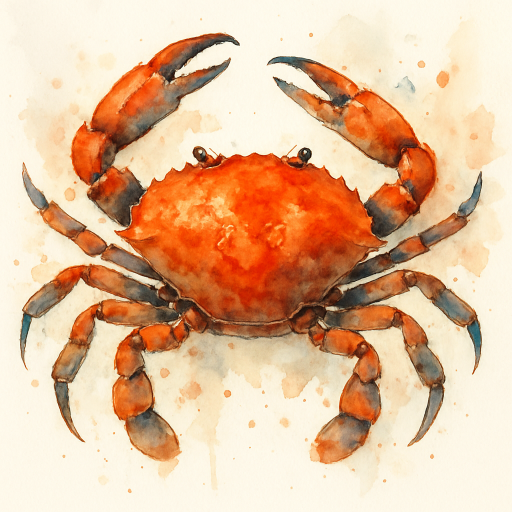
#> input picture images/1.original/crab.png, 1024 x 1024 px (shown at 1/2 size)
$ python -i hatched.py   (imports and definitions only)
#> lines starting #> are read from the running program, lines starting #| are printed output that depends on the picture
import math
import os
import random
from typing import Any, Iterable, Tuple, Union

import cv2
import matplotlib.collections
import matplotlib.colors as mcolors
import matplotlib.pyplot as plt
import numpy as np
import shapely.ops
import svgwrite as svgwrite
from shapely.geometry import LinearRing, MultiLineString, Polygon
from skimage import measure


# [36 lines left out: function _build_circular_hatch, not called in this run]


def _build_diagonal_hatch(delta: float, offset: float, w: int, h: int, angle: float = 45):
    # Keep angle between 0 and 180
    angle = angle % 180
    # Convert angle to rads
    angle_rad = angle * math.pi / 180

    lines = []
    # Draw vertical lines
    if angle == 90:
        for i in np.arange(offset, w + 1, delta):
            start = (i, 0)
            stop = (i, h)
            lines.append([start, stop])

    # Draw horizontal lines
    elif angle == 0:
        for j in np.arange(offset, h + 1, delta):
            start = (0, j)
            stop = (w, j)
            lines.append([start, stop])

    elif angle < 90:
        for i in np.arange(offset, h / math.tan(angle_rad) + w + 1, delta):
            j = abs(i * math.tan(angle_rad))

            if i <= w:
                start = (i, 0)
            else:
                start = (w, (i - w) * j / i)

            if j <= h:
                stop = (0, j)
            else:
                stop = ((j - h) * i / j, h)

            lines.append([start, stop])

    else:
        for i in np.arange(h / math.tan(angle_rad) + offset, w + 1, delta):
            j = abs((w - i) * math.tan(math.pi - angle_rad))

            if i >= 0:
                start = (i, 0)
            else:
                start = (0, -i * j / (w - i))

            if j >= h:
                stop = (w - (j - h) * (w - i) / j, h)
            else:
                stop = (w, j)

            lines.append([start, stop])
    return lines


# [12 lines left out: functions _plot_poly, _plot_geom, not called in this run]


def _build_mask(cnt):
    lr = [LinearRing(p[:, [1, 0]]) for p in cnt if len(p) >= 4]

    mask = None
    for r in lr:
        if mask is None:
            mask = Polygon(r)
        else:
            if r.is_ccw:
                mask = mask.union(Polygon(r).buffer(0.5))
            else:
                mask = mask.difference(Polygon(r).buffer(-0.5))

    return mask


def _save_to_svg(file_path: str, w: int, h: int, vectors: Iterable[MultiLineString]) -> None:
    dwg = svgwrite.Drawing(file_path, size=(w, h), profile="tiny", debug=False)

    dwg.add(
        dwg.path(
            " ".join(
                " ".join(
                    ("M" + " L".join(f"{x},{y}" for x, y in ls.coords)) for ls in mls.geoms
                )
                for mls in vectors
            ),
            fill="none",
            stroke="black",
        )
    )

    dwg.save()


def _load_image(
    file_path: str,
    blur_radius: int = 10,
    image_scale: float = 1.0,
    interpolation: int = cv2.INTER_LINEAR,
    h_mirror: bool = False,
    invert: bool = False,
) -> np.ndarray:
    # Load the image, resize it and apply blur
#> called with file_path = '../images/1.original/crab.png', blur_radius = 10, image_scale = 1, interpolation = 1, h_mirror = False, invert = False
    img = cv2.imread(file_path, cv2.IMREAD_GRAYSCALE)
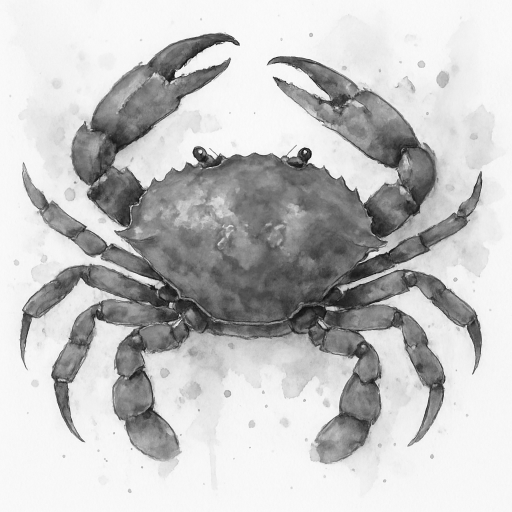
#> img: shape (1024, 1024) (shown at 1/2 size); min 1, max 254, mean 195.7
    scale_x = int(img.shape[1] * image_scale)
#> scale_x = 1024
    scale_y = int(img.shape[0] * image_scale)
#> scale_y = 1024
    img = cv2.resize(img, (scale_x, scale_y), interpolation=interpolation)
    if blur_radius > 0:
        img = cv2.blur(img, (blur_radius, blur_radius))
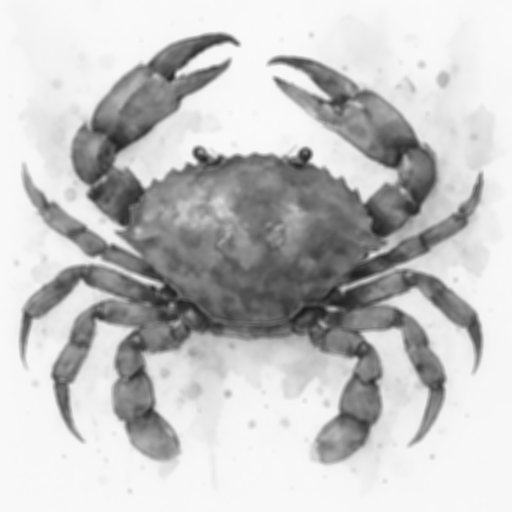
#> img: shape (1024, 1024) (shown at 1/2 size); min 26, max 250, mean 195.7

    if h_mirror:
        img = np.flip(img, axis=1)

    if invert:
        img = 255 - img

    return img


def _build_hatch(
    img: np.ndarray,
    hatch_pitch: float = 5.0,
    levels: Union[int, Tuple[int, ...]] = (64, 128, 192),
    circular: bool = False,
    center: Tuple[float, float] = (0.5, 0.5),
    invert: bool = False,
    hatch_angle: float = 45,
    offset: float = 0.0,
) -> Tuple[MultiLineString, Any, Any, Any]:

#> called with hatch_pitch = 5, levels = (64, 128, 192), circular = False, center = (0.5, 0.5), invert = False, hatch_angle = 45, offset = 0
    if not isinstance(levels, Tuple):
        levels = (levels,)

    if invert:
        levels = tuple(255 - i for i in reversed(levels))

    h, w = img.shape
#> h = 1024; w = 1024
    n_levels = len(levels)

    # border for contours to be closed shapes
    r = np.zeros(shape=(img.shape[0] + 2, img.shape[1] + 2))
    r[1:-1, 1:-1] = img

    # Find contours at a constant value of 0.8
    contours = [measure.find_contours(r, levels[i]) for i in range(n_levels)]
#> contours = 3 items

    mls = [shapely.from_wkt("MULTILINESTRING EMPTY") for i in range(n_levels)]

    try:
        mask = [_build_mask(i) for i in contours[::-1]]
#> mask = 3 items

        # Spacing considers interleaved lines from different levels
        delta_factors = [2 ** (n_levels - 1)]
        delta_factors.extend([2 ** (n_levels - i) for i in range(1, n_levels)])
        offset_factors = [0]
        offset_factors.extend([2 ** (n_levels - i - 1) for i in range(1, n_levels)])

        if circular:
            lines = [
                _build_circular_hatch(
                    delta_factors[i] * hatch_pitch,
                    offset_factors[i] * hatch_pitch + offset,
                    w,
                    h,
                    center=random.choice([(0.0, 0.0), (1,1)]),
                )
                for i in range(len(levels))
            ]
        else:
            # correct offset to ensure desired distance between hatches
            if hatch_angle % 180 != 0:
                hatch_pitch /= math.sin((hatch_angle % 180) * math.pi / 180)

            lines = [
                _build_diagonal_hatch(
                    delta_factors[i] * hatch_pitch,
                    offset_factors[i] * hatch_pitch + offset,
                    w,
                    h,
                    angle=hatch_angle,
                )
                for i in range(n_levels)
            ]

        frame = Polygon([(3, 3), (w - 6, 3), (w - 6, h - 6), (3, h - 6)])

        mls_ = [
            MultiLineString(MultiLineString(lines[i]).difference(mask[i]).intersection(frame))
            for i in range(n_levels)
        ]

        mls = [
            MultiLineString(shapely.ops.linemerge([i for i in mls_[j].geoms]))
            for j in range(n_levels)
        ]

    except Exception as exc:
        print(f"Error: {exc}")

    all_lines = []
    for i in range(n_levels):
        all_lines.extend([ls for ls in mls[i].geoms])

    return (MultiLineString(all_lines), *contours)


def hatch(
    file_path: str,
    hatch_pitch: float = 5,
    offset: float = 0.0,
    levels: Union[int, Tuple[int, ...]] = (64, 128, 192),
    blur_radius: int = 10,
    image_scale: float = 1.0,
    interpolation: int = cv2.INTER_LINEAR,
    h_mirror: bool = False,
    invert: bool = False,
    circular: bool = False,
    center: Tuple[float, float] = (0.5, 0.5),
    hatch_angle: float = 45,
    show_plot: bool = True,
    save_svg: bool = True,
) -> MultiLineString:

    """
    Create hatched shading vector for an image, display it and save it to svg.
    :param file_path: input image path
    :param hatch_pitch: hatching pitch in pixel (correspond to the densest possible hatching)
    :param offset: defines starting distance to draw first lines (pixel). Defaults to 0.
    :param levels: pixel values of the threshold levels for different shades from black to white (0-255)
    :param blur_radius: blurring radius to apply on the input image (0 to disable)
    :param image_scale: scale factor to apply on the image before processing
    :param interpolation: interpolation to apply for scaling (typically either
        `cv2.INTER_LINEAR` or `cv2.INTER_NEAREST`)
    :param h_mirror: apply horizontal mirror on the image if True
    :param invert: invert pixel value of the input image before processing (in this case, the
        level thresholds are inverted as well)
    :param circular: use circular hatching instead of diagonal
    :param center: relative x and y position for the center of circles when using circular
        hatching. Defaults to (0.5, 0.5) corresponding to the center of the image
    :param hatch_angle: angle that defines hatching inclination (degrees)
    :param show_plot: display contours and final results with matplotlib
    :param save_svg: controls whether or not an output svg file is created
    :return: MultiLineString Shapely object of the resulting hatch pattern
    """

    if isinstance(levels, int):
        levels = tuple(
            int(i * (255 / (levels + 1))) for i in range(1, levels + 1)
        )

    img = _load_image(
        file_path=file_path,
        blur_radius=blur_radius,
        image_scale=image_scale,
        interpolation=interpolation,
        h_mirror=h_mirror,
        invert=invert,
    )

    mls, *cnts = _build_hatch(
        img,
        hatch_pitch=hatch_pitch,
        levels=levels,
        invert=invert,
        circular=circular,
        center=center,
        hatch_angle=hatch_angle,
        offset=offset,
    )

    if save_svg:
        # save vector data to svg file
        _save_to_svg(
            os.path.splitext(file_path)[0] + ".svg", img.shape[0], img.shape[1], [mls]
        )
#> (the call stopped at in _save_to_svg, `dwg = svgwrite.Drawing(file_path, size=(w, h), profile="tiny", debug=F..`: svgwrite is not available in this run)

    # Plot everything
    # ===============

    if show_plot:
        plt.figure()
        plt.subplot(1, 2, 1)
        plt.imshow(img, cmap=plt.cm.gray)

        # noinspection PyShadowingNames
        def plot_cnt(contours, spec):
            for cnt in contours:
                plt.plot(cnt[:, 1], cnt[:, 0], spec, linewidth=2)

        colors = list(mcolors.BASE_COLORS.keys())
        for i, cnt in enumerate(cnts):
            plot_cnt(cnt, f"{colors[i]}-")
#> this loop made 3 passes
#> cnt on passes 1 to 3: 55 point arrays, longest 4097 points, 95 point arrays, longest 10927 points, 23 point arrays, longest 10758 points

        plt.subplot(1, 2, 2)

        if invert:
            plt.gca().set_facecolor((0, 0, 0))
            color = (1, 1, 1)
        else:
            color = (0, 0, 0)

        plt.gca().add_collection(
            matplotlib.collections.LineCollection(
                (ls.coords for ls in mls.geoms), color=color, lw=0.3
            )
        )

        plt.gca().invert_yaxis()
        plt.axis("equal")
        plt.xticks([])
        plt.yticks([])

        plt.show()
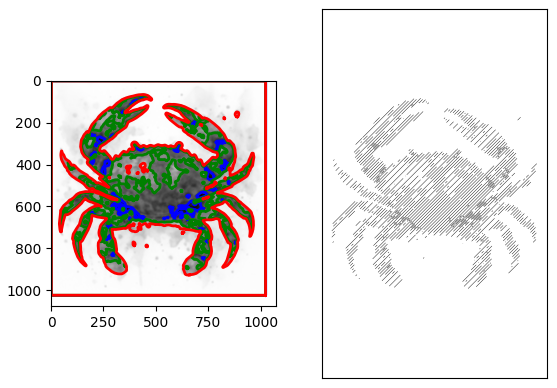
#> figure drawn by matplotlib, 2 panels

    return mls

>>> result = hatch('../images/1.original/crab.png')

$ run again, on images/1.original/scarab.png
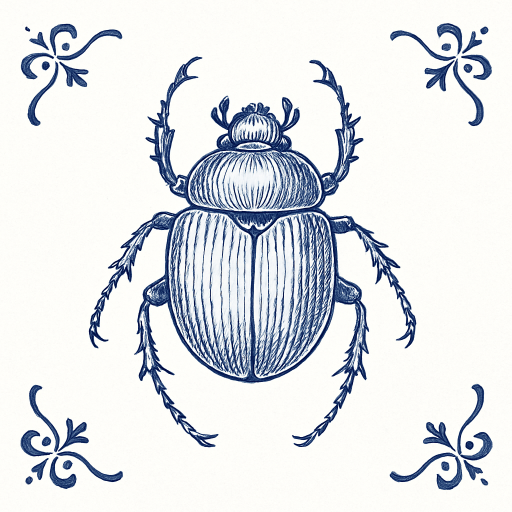
#> input picture images/1.original/scarab.png, 1024 x 1024 px (shown at 1/2 size)
#> in _build_hatch, `r[1:-1, 1:-1] = img`:
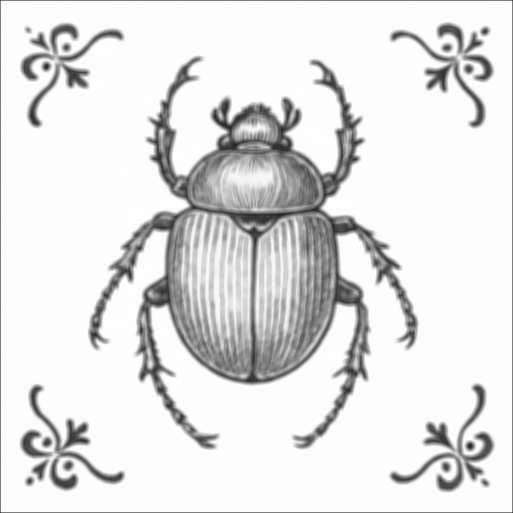
#> r: shape (1026, 1026) float64 (shown at 1/2 size); min 0, max 253, mean 224.8
#> contours = 3 items
#> the loop in hatch, `for i, cnt in enumerate(cnts):` made 3 passes
#> cnt on passes 1 to 3: 182 point arrays, longest 4097 points, 182 point arrays, longest 7352 points, 97 point arrays, longest 7849 points
#> in hatch, `plt.show()`:
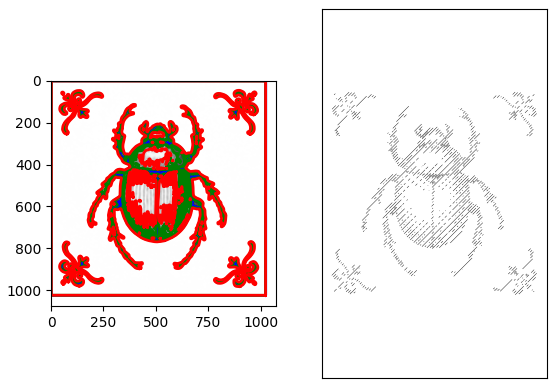
#> figure drawn by matplotlib, 2 panels
